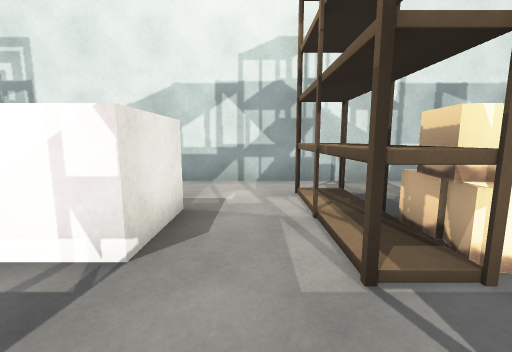
[1] (above)

19 first-person views from a walk through a 3-D level made in the Unity game engine. The camera is 1.2 m above the floor, tilts 8° down and sees 90° across. The floor is counted in squares, 1 m on a side. Each view is taken from the middle of a square. On the plan, view 1 faces up. The plan holds only what a view shows up to about 12 squares ahead; the rest is blank. Some surface patterns are stand-ins.

[2]
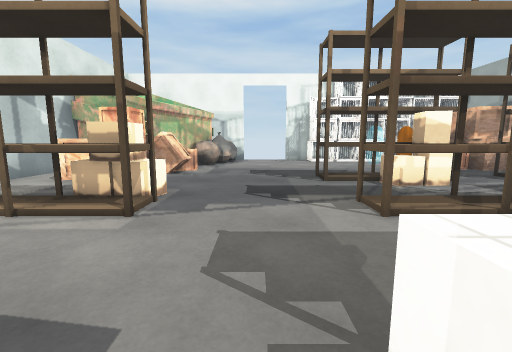

[3]
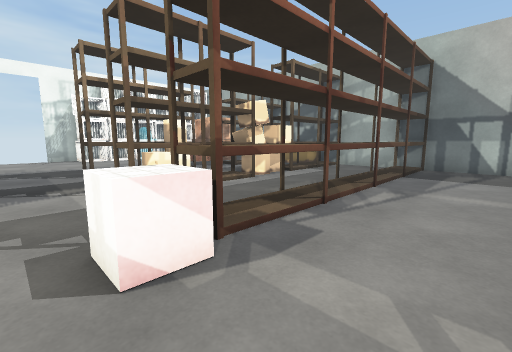

[4]
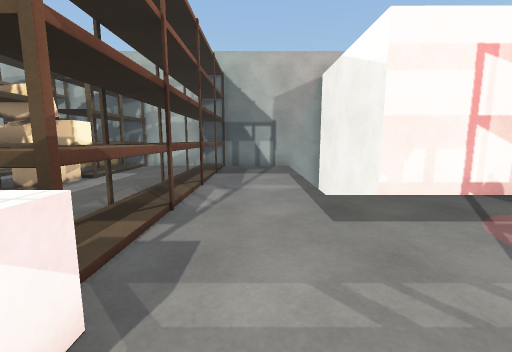

[5]
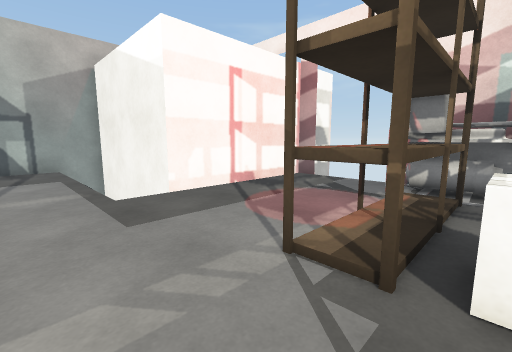

[6]
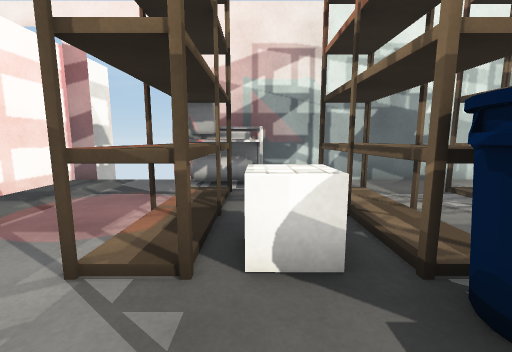

[7]
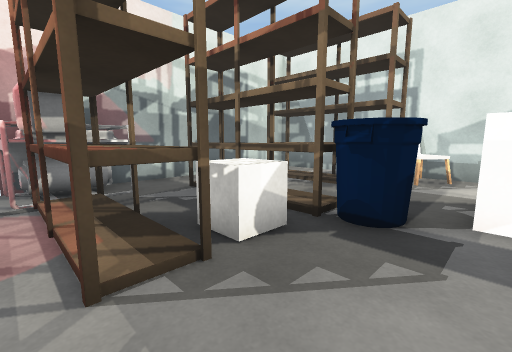

[8]
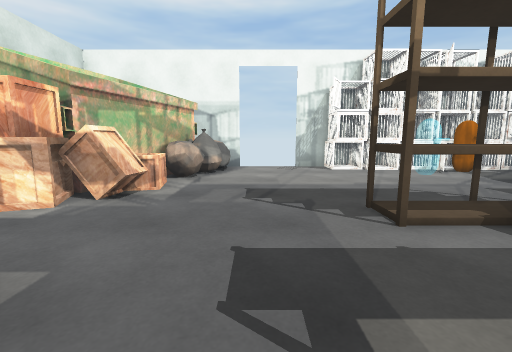

[9]
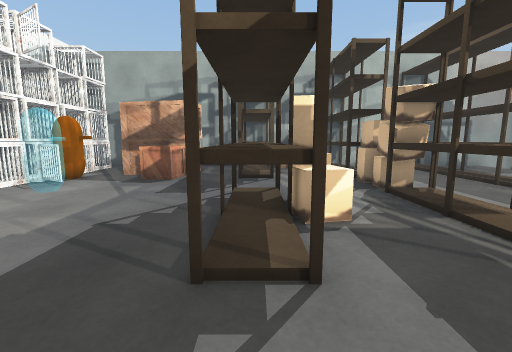

[10]
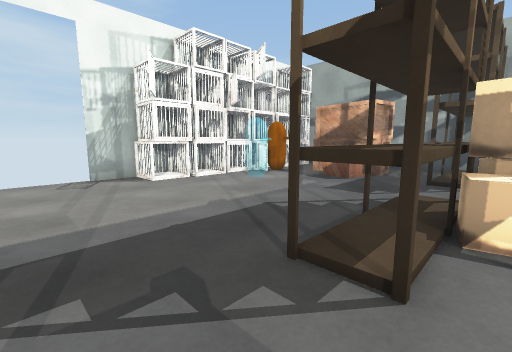

[11]
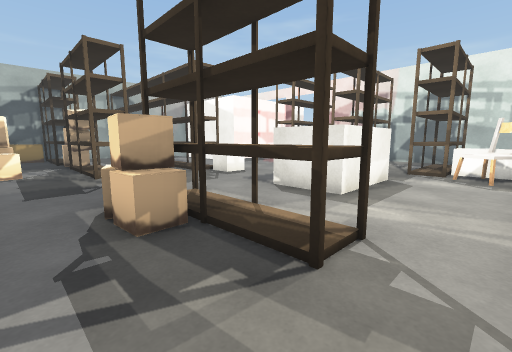

[12]
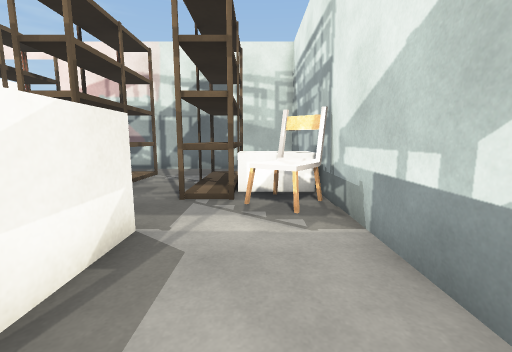

[13]
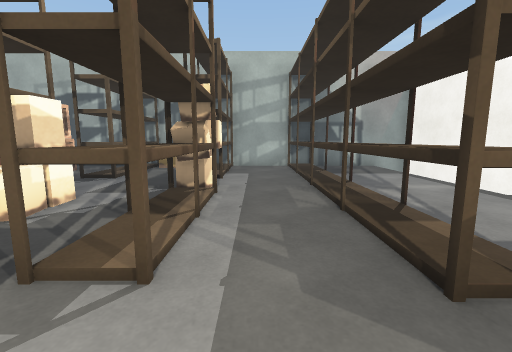

[14]
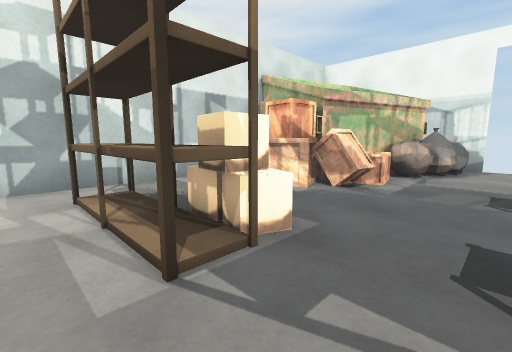

[15]
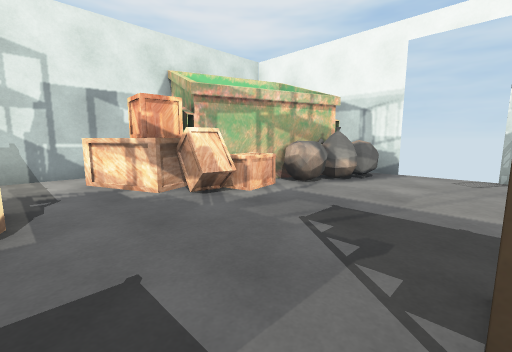

[16]
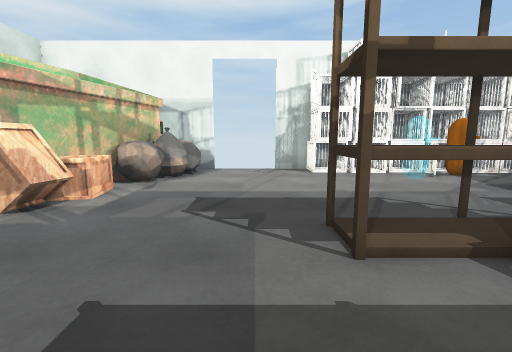

[17]
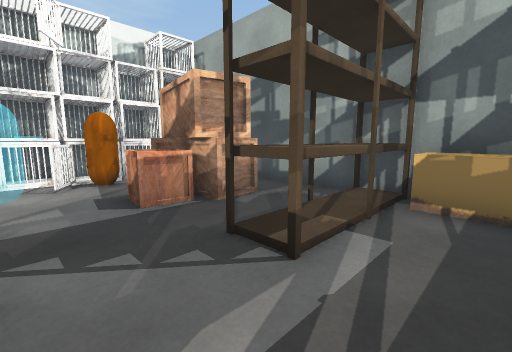

[18]
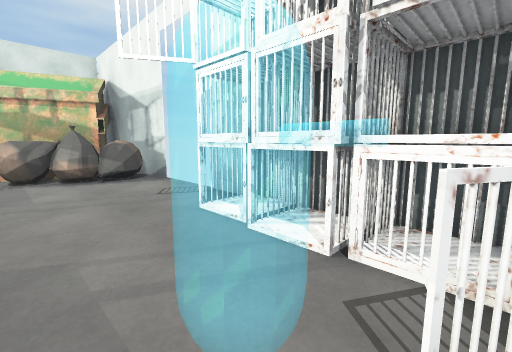

[19]
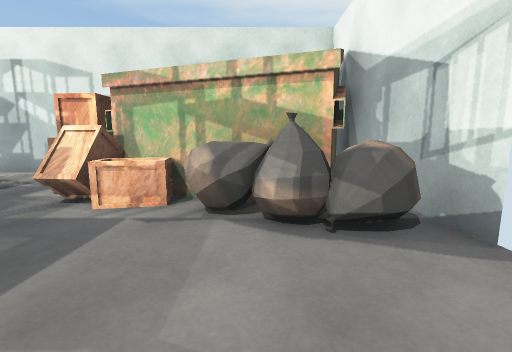

### Floor plan
Key: @ floor where view 1 was taken; # wall or solid block; . floor; = window, fence, low wall or low ledge; ^ raised ledge; v drop or lower ground; S shelf; B box; C crate; U cube; T thing the floor can be seen under or through; G generator; H chair; O other object.
Columns run from 12 left of view 1 to 13 right of it. Each row starts with its distance up from view 1.
  8 #####################
  7 #...UUHH............OOO  #
  6 #.  UUH......SS..CCOO  OO#
  5 #.SSSSS......SS..CCO    O#
  4 #.......####.SBB.CCCO   O#
  3 #......O####.SBB..CCCO OO#
  2 #.SSSSOO.....SBB.....OOOO#
  1 #....UU................OO#
  0 #GG..UU.....@............
 -1 #GGSSSS..UU..............
 -2 GGG.S.S...T..SS..S.......
 -3  .........T..SS..S.....O##
 -4  .........T..SS.BS......OO
 -5  .........T..SS.SS.....OOO
 -6 ######v...T..BB..S.... O##
 -7      #v...T..BB.......=#^#
 -8      # ...T..BB..S..C.OO^#
 -9      # ...T..SS..S.CCCCO^#
-10      # ...T..SS..S.CCCC#^#
-11      # ...#..SBBBS...  O^#
-12      #####################

Positions as (right, up) in squares from view 1, and headings:
1: (0, 0), facing up
2: (-3, 0), facing right
3: (-5, 0), facing down-right
4: (-4, 0), facing down
5: (-4, 0), facing down-left
6: (-4, 0), facing left
7: (-4, -2), facing up-left
8: (1, 0), facing right
9: (5, 0), facing down
10: (4, 0), facing down-right
11: (4, 7), facing down-left
12: (-1, 6), facing left
13: (0, 0), facing down
14: (0, 0), facing up-right
15: (3, -2), facing up-right
16: (2, -1), facing right
17: (3, -6), facing down-right
18: (9, -7), facing up-right
19: (10, -2), facing up
